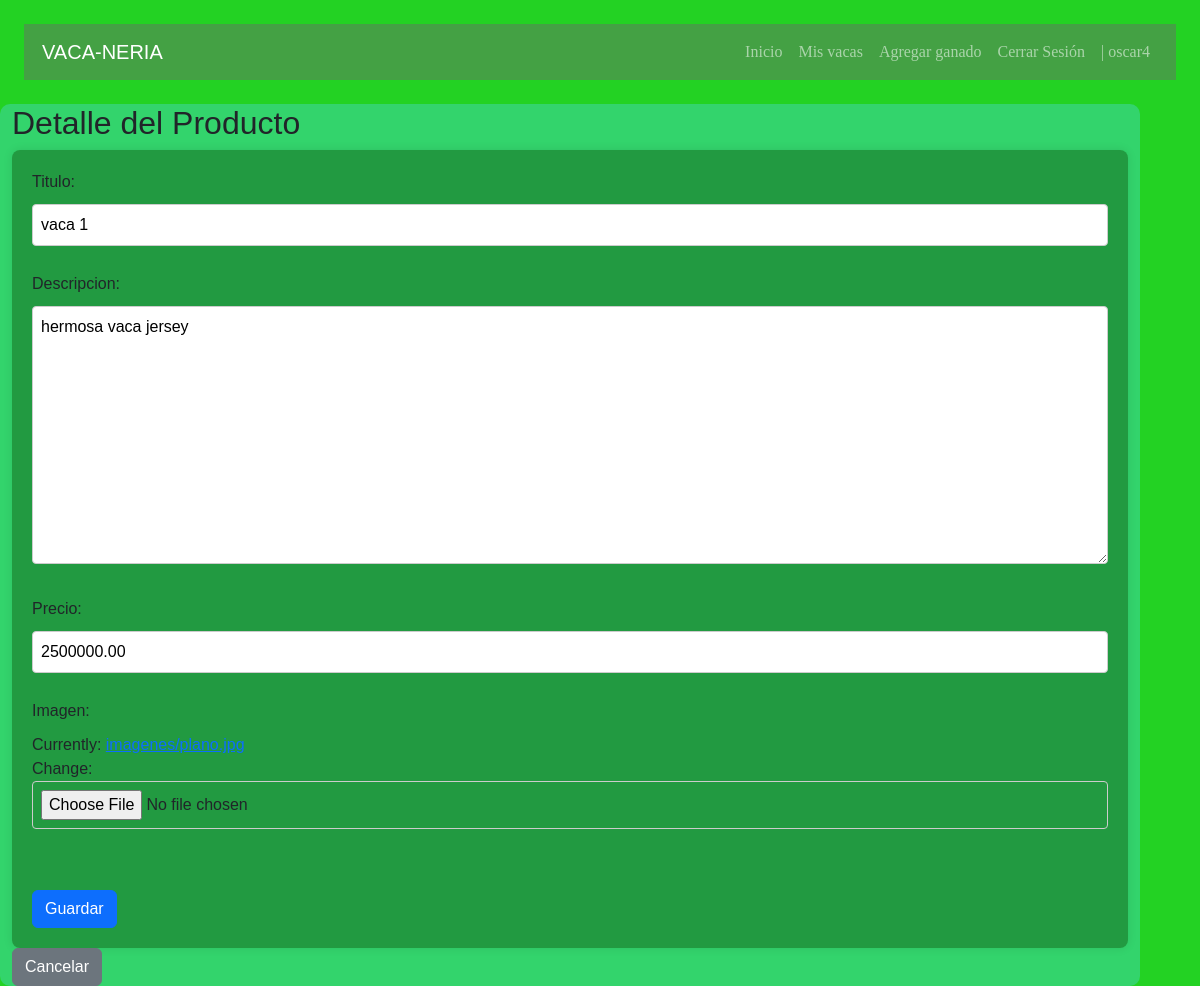
Screenshot of /product/2/ (signed in) with the database file from the repository.
### Pagina/models.py (models this page shows, shortened)
class Pagina(models.Model):
    Titulo = models.CharField(max_length=200)
    descripcion = models.TextField(blank=True)
    created = models.DateTimeField(auto_now_add=True)
    precio = models.DecimalField(max_digits=10, decimal_places=2)
    imagen = models.ImageField(upload_to='imagenes/')
    usuario = models.ForeignKey(User, on_delete=models.CASCADE)

### Pagina/views.py (the view, shortened to what this page needs)
# urls.py: path('product/<int:product_id>/', views.detalle, name='detalle'),
@login_required
def detalle(request, product_id):
    product = get_object_or_404(Pagina, pk=product_id, usuario=request.user)
    if request.method == 'GET':
        form = PaginaForm(instance=product)
        return render(request, 'detalle.html', {'product': product, 'form': form})

### Pagina/forms.py
class PaginaForm(ModelForm):
    class Meta:
        model = Pagina
        fields = ['Titulo', 'descripcion', 'precio', 'imagen']

### Pagina/Templates/detalle.html (shortened to what this page needs)
{% extends 'base.html' %}
{% block content %}
<div class="container">
    <h2>Detalle del Producto</h2>
    <form method="post" enctype="multipart/form-data">
        {{ form.as_p }}
        <button type="submit" class="btn btn-primary">Guardar</button>
    </form>
    <a href="{% url 'descripcion' %}" class="btn btn-secondary">Cancelar</a>
</div>
{% endblock %}

### Pagina/Templates/navegacion.html (shortened to what this page needs)
<nav class="navbar navbar-expand-lg navbar-dark">
    <div id="divdav" class="container">
        <a class="navbar-brand" href="/">VACA-NERIA</a>
        <div class="collapse navbar-collapse lupe" id="navbarNav">
            <ul class="navbar-nav ms-auto">
                <li class="nav-item">
                    <a href="/" class="nav-link">Inicio</a>
                </li>
                {% if user.is_authenticated %}
                <li class="nav-item">
                    <a href="{% url 'descripcion' %}" class="nav-link">Mis vacas</a>
                </li>
                <li class="nav-item">
                    <a href="{% url 'crear' %}" class="nav-link">Agregar ganado</a>
                </li>
                <li class="nav-item">
                    <a href="{% url 'cerrarsesion' %}" class="nav-link">Cerrar Sesión </a>
                </li>
                <li class="nav-item">
                    <a class="nav-link enabled" tabindex="-1" aria-disabled="false">| {{ user.username }} </a>
                </li>
                {% endif %}
            </ul>
        </div>
    </div>
</nav>

### Pagina/Templates/base.html (style rules this page uses)
* { margin: 0; padding: 0; }
body { background-color: rgb(35, 210, 35); }
div { display: inline-block; background-color: rgba(56, 213, 129, 0.778); border-radius: 10px; }
body { font-family: Arial, sans-serif; }
label { display: block; margin-bottom: 10px; }
form { background-color: rgba(30, 140, 54, 0.8); padding: 20px; border-radius: 8px; box-shadow: 0 0 10px rgba(0, 0, 0, 0.1); animation: slideInLeft 1s ease; }
form button { margin-top: 35px; padding: 10px 20px; font-size: 18px; transition: background-color 0.3s ease; }
div { display: inline-block; }
input, textarea { width: 100%; padding: 8px; margin-bottom: 10px; border: 1px solid #ccc; border-radius: 4px; box-sizing: border-box; }
#divdav { background-color: rgba(213, 18, 28, 0); }
.lupe { background-color: rgba(240, 248, 255, 0); }
nav { font-family: Impact, Haettenschweiler, 'Arial Narrow Bold', sans-serif; background-color: rgba(105, 105, 105, 0.473); margin: 2%; }
.nav-link { font-family: serif; }
ul { display: none; }

### rows the page displays
Pagina: Titulo "vaca 1", descripcion "hermosa vaca jersey", precio "2500000.00"

### other values shown
{{ user.username }} "oscar4"
